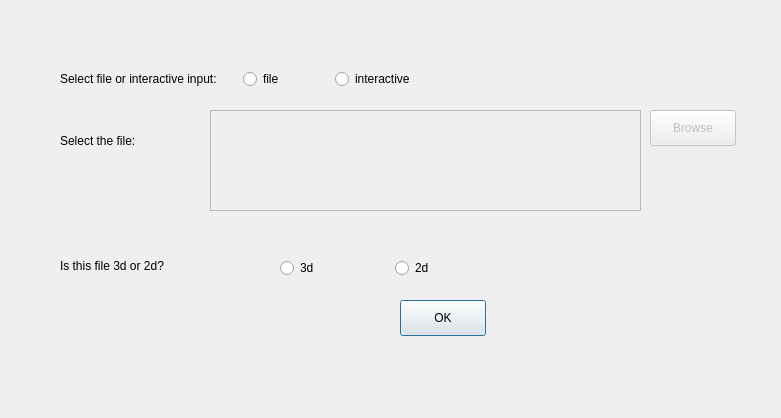
<?xml version="1.0" encoding="UTF-8"?>
<ui version="4.0">
 <class>Dialog</class>
 <widget class="QDialog" name="Dialog">
  <property name="geometry">
   <rect>
    <x>0</x>
    <y>0</y>
    <width>781</width>
    <height>418</height>
   </rect>
  </property>
  <property name="windowTitle">
   <string>Dialog</string>
  </property>
  <widget class="QTextEdit" name="filename">
   <property name="enabled">
    <bool>false</bool>
   </property>
   <property name="geometry">
    <rect>
     <x>210</x>
     <y>110</y>
     <width>431</width>
     <height>101</height>
    </rect>
   </property>
   <property name="verticalScrollBarPolicy">
    <enum>Qt::ScrollBarAsNeeded</enum>
   </property>
   <property name="horizontalScrollBarPolicy">
    <enum>Qt::ScrollBarAsNeeded</enum>
   </property>
  </widget>
  <widget class="QPushButton" name="pushButton">
   <property name="geometry">
    <rect>
     <x>400</x>
     <y>300</y>
     <width>86</width>
     <height>36</height>
    </rect>
   </property>
   <property name="text">
    <string>OK</string>
   </property>
  </widget>
  <widget class="QPushButton" name="browse">
   <property name="enabled">
    <bool>false</bool>
   </property>
   <property name="geometry">
    <rect>
     <x>650</x>
     <y>110</y>
     <width>86</width>
     <height>36</height>
    </rect>
   </property>
   <property name="text">
    <string>Browse</string>
   </property>
  </widget>
  <widget class="QWidget" name="layoutWidget">
   <property name="geometry">
    <rect>
     <x>280</x>
     <y>250</y>
     <width>224</width>
     <height>36</height>
    </rect>
   </property>
   <layout class="QHBoxLayout" name="horizontalLayout_2">
    <item>
     <widget class="QRadioButton" name="rad3_3d">
      <property name="text">
       <string>3d</string>
      </property>
     </widget>
    </item>
    <item>
     <widget class="QRadioButton" name="rad4_2d">
      <property name="text">
       <string>2d</string>
      </property>
     </widget>
    </item>
   </layout>
  </widget>
  <widget class="QLabel" name="label_2">
   <property name="geometry">
    <rect>
     <x>60</x>
     <y>110</y>
     <width>111</width>
     <height>61</height>
    </rect>
   </property>
   <property name="text">
    <string>Select the file:</string>
   </property>
  </widget>
  <widget class="QLabel" name="label_3">
   <property name="geometry">
    <rect>
     <x>60</x>
     <y>240</y>
     <width>161</width>
     <height>51</height>
    </rect>
   </property>
   <property name="text">
    <string>Is this file 3d or 2d?</string>
   </property>
  </widget>
  <widget class="QWidget" name="">
   <property name="geometry">
    <rect>
     <x>60</x>
     <y>60</y>
     <width>360</width>
     <height>38</height>
    </rect>
   </property>
   <layout class="QHBoxLayout" name="horizontalLayout_3">
    <item>
     <widget class="QLabel" name="label">
      <property name="text">
       <string>Select file or interactive input: </string>
      </property>
     </widget>
    </item>
    <item>
     <layout class="QHBoxLayout" name="horizontalLayout">
      <item>
       <widget class="QRadioButton" name="rad1_file">
        <property name="text">
         <string>file</string>
        </property>
       </widget>
      </item>
      <item>
       <widget class="QRadioButton" name="rad2_inter">
        <property name="text">
         <string>interactive</string>
        </property>
       </widget>
      </item>
     </layout>
    </item>
   </layout>
  </widget>
 </widget>
 <resources/>
 <connections/>
</ui>
